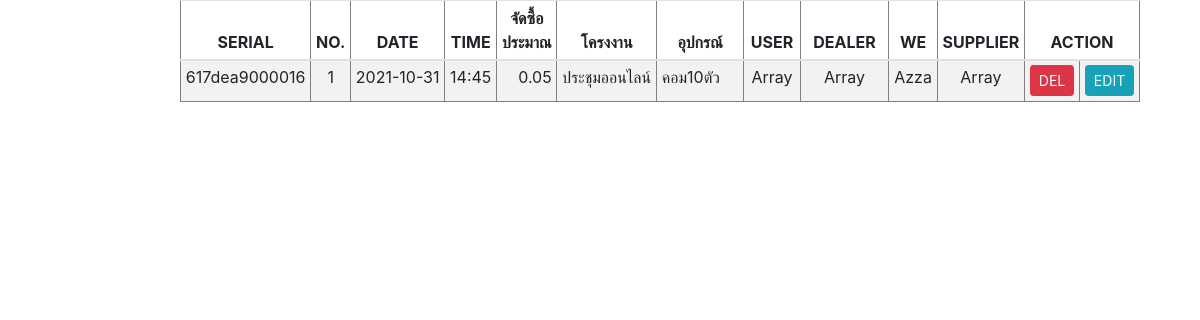
Page /customer/customer_show.php on the committed database.
### tables this page shows
CREATE TABLE `customer` (
  `CUSTOMER_ID` int(9) NOT NULL,
  `CREATE_DATE` varchar(255) NOT NULL,
  `TIME` varchar(255) NOT NULL,
  `AMOUNT` float NOT NULL,
  `JOB` varchar(255) NOT NULL,
  `EQUIPMENT` varchar(255) NOT NULL,
  `USER` varchar(255) NOT NULL,
  `DEALER` varchar(255) NOT NULL,
  `WE` varchar(255) NOT NULL DEFAULT 'Azza',
  `SUPPLIER` varchar(255) NOT NULL
);

### customer/customer_show.php (the view, shortened to what this page needs)
<?php
$conn=new Databases;
$conn = $conn->__construct();
$query = "SELECT * FROM customer";
$result = mysqli_query($conn, $query);
?>
<!DOCTYPE html PUBLIC "-//W3C//DTD XHTML 1.0 Transitional//EN" "http://www.w3.org/TR/xhtml1/DTD/xhtml1-transitional.dtd">
<html xmlns="http://www.w3.org/1999/xhtml">
<head>
<link rel="stylesheet" href="https://cdn.jsdelivr.net/npm/bootstrap@4.6.0/dist/css/bootstrap.min.css">
    <link href="https://unpkg.com/gijgo@1.9.13/css/gijgo.min.css" rel="stylesheet" type="text/css" />
</head>
<body>
<table border='1' style="width:80%;margin-left:15%" class="table table-striped table-sm">
  <thead align="center">
    <tr>
      <th>SERIAL</th>
      <th>NO.</th>
      <th>DATE</th>
      <th>TIME</th>
      <th>จัดซื้อประมาณ</th>
      <th>โครงงาน</th>
      <th>อุปกรณ์</th>
      <th>USER</th>
      <th>DEALER</th>
      <th>WE</th>
      <th>SUPPLIER</th>
      <th colspan="2">ACTION</th>
    </tr>
  </thead>
  <tbody>
      <?php
		while($row = mysqli_fetch_array($result))
		{$idx=1;
		?>
		<tr id=<?php echo $row["CUSTOMER_ID"] ;?>>
        <td width="2%" align="center"><nobr><?php echo uniqid(); ?></nobr></td>
    	<td width="2%" align="center"><nobr><?php echo $idx; ?></nobr></td>
    	<td width="3%" align="center"><nobr><?php echo $row["CREATE_DATE"]; ?></nobr></td>
    	<td width="3%" align="center"><nobr><?php echo $row["TIME"]; ?></nobr></td>
    	<td width="5%" align="right"><nobr><?php echo number_format($row["AMOUNT"],2); ?></nobr></td>
    	<td width="10%" align="left"><nobr><?php echo $row["JOB"]; ?></nobr></td>
        <td width="10%" align="left"><nobr><?php echo $row["EQUIPMENT"]; ?></nobr></td>
        <td width="6%" align="center"><nobr><?php echo $row['USER'] ;?></nobr></td>
        <td width="10%" align="center"><nobr><?php echo $row["DEALER"]; ?></nobr></td>
        <td width="5%" align="center"><nobr><?php echo $row["WE"]; ?></nobr></td>
        <td width="5%" align="center"><nobr><?php echo $row["SUPPLIER"]; ?></nobr></td>
        <td width="4%" align="center"><button class="btn btn-danger btn-sm" id="dels" name="dels" onclick="dels(<?php echo $row["CUSTOMER_ID"] ;?>)" >DEL</button></td>
        <td width="4%" align="center" ><button class="btn btn-info btn-sm" id="edits" name="edits" data-toggle="modal" data-target="#myModal-2" onclick="edits(<?php echo $row["CUSTOMER_ID"] ;?>)" >EDIT</button></td>
		</tr>
		<?php
	}
?>
   </tbody>
</table>
</body>
</body>
</html>

### rows in the picture
customer: idx "1", CREATE_DATE "2021-10-31", TIME "14:45", AMOUNT "0.05", JOB "ประชุมออนไลน์", EQUIPMENT "คอม10ตัว", USER "Array", DEALER "Array", WE "Azza", SUPPLIER "Array"
